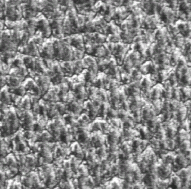
%> input picture Matlab/homework/20191127/pigskin.bmp, 191 x 189 px
$ octave imageGenerationtest1.m   (GNU Octave 9; MATLAB toolbox functions it lacks are replaced by stand-ins)
%> lines starting %> are read from the running program, lines starting %| are printed output that depends on the picture
%產生圖片
clear all;close all;

temp=imread('C:\Users\Tepao_Sung\Desktop\pigskin.bmp');
%> temp is the input picture: size 189x191x3 uint8; mean R, G, B 134.3, 134.3, 134.3
figure;imshow(temp);
temp1=rgb2gray(temp);
temp1=double(temp1);
%> temp1: size 189x191 double
% Expand Size 1x1 to  Size 4x4
temp2=[temp1, temp1;temp1, temp1];
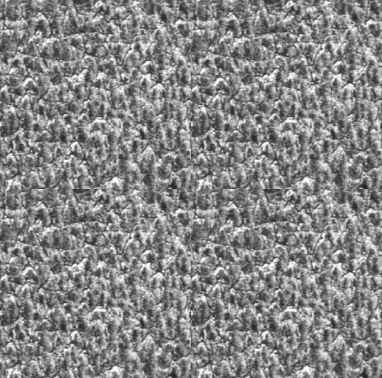
%> temp2: size 378x382 double; min 35, max 255, mean 134.3
temp3=[temp2, temp2;temp2, temp2];
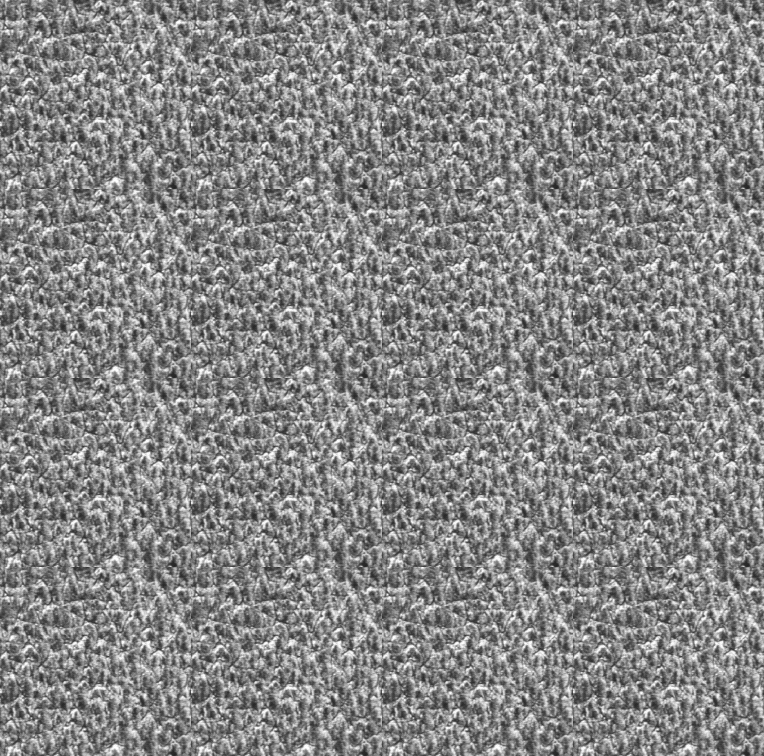
%> temp3: size 756x764 double; min 35, max 255, mean 134.3
[m, n]=size(temp3);
%> m = 756; n = 764
figure;imshow(temp3,[]);

% Image Generation Parameters
width=64;height=64;number=50;
for i=1:1:number
    C=floor(rand()*(m-width+1-1))+1;
    R=floor(rand()*(n-height+1-1))+1;
    image(:,:,i)=temp3(C:C+width-1,R:R+height-1);
end

figure;montage(image/max(max(temp1)), 'BorderSize', 2, 'BackgroundColor', 'b')
%> after `montage(image/max(max(temp1)), 'BorderSize', 2, 'BackgroundColor', 'b'`:
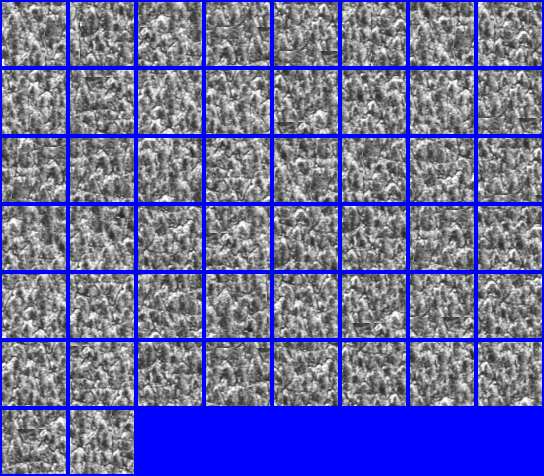
%> displayed picture: size 476x544x3, on the screen's scale of 0 to 255; mean R, G, B 106.2, 106.2, 159.5
save('PigSkinData.mat');

% Load variable images back
close all;clear all;
load('PigSkinData.mat', 'image')
load('PigSkinData.mat', 'temp1')
figure;montage(image/max(max(temp1)), 'BorderSize', 2, 'BackgroundColor', 'r')
%> after `montage(image/max(max(temp1)), 'BorderSize', 2, 'BackgroundColor', 'r'`:
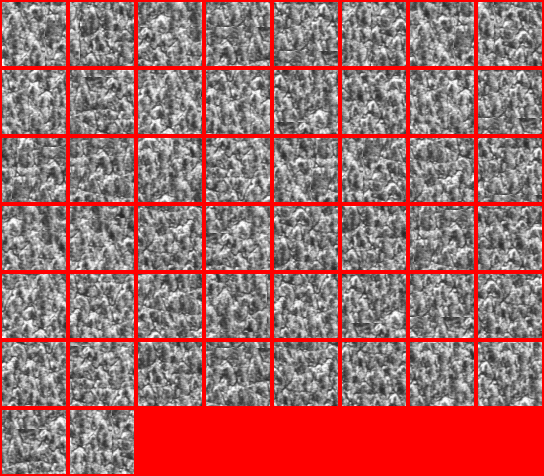
%> displayed picture: size 476x544x3, on the screen's scale of 0 to 255; mean R, G, B 159.5, 106.2, 106.2

$ run again, with Matlab/homework/20191127/jtest01.bmp copied over Matlab/homework/20191127/pigskin.bmp
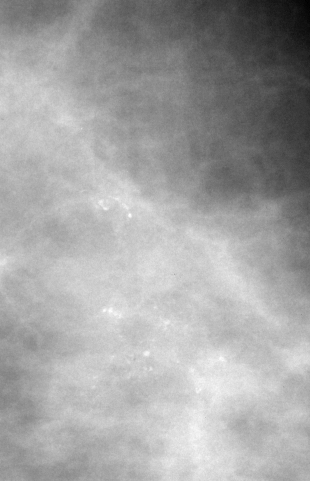
%> input picture Matlab/homework/20191127/jtest01.bmp, 310 x 481 px
%> temp is the input picture: size 481x310 uint8; min 0, max 255, mean 163.5
%> `temp3=[temp2, temp2;temp2, temp2];`:
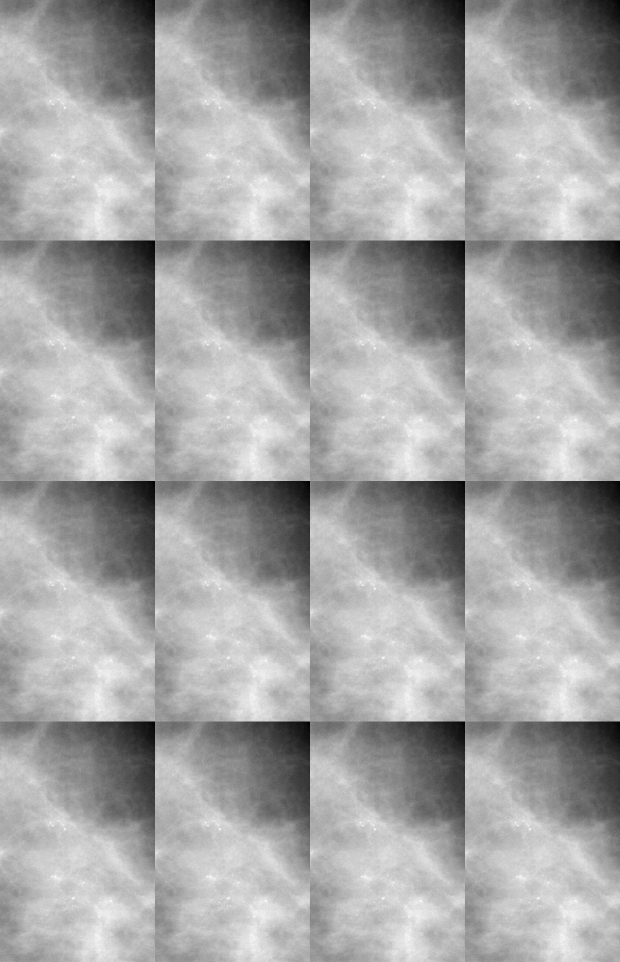
%> temp3: size 1924x1240 double (shown at 1/2 size); min 0, max 255, mean 163.5
%> `montage(image/max(max(temp1)), 'BorderSize', 2, 'BackgroundColor', 'r'`:
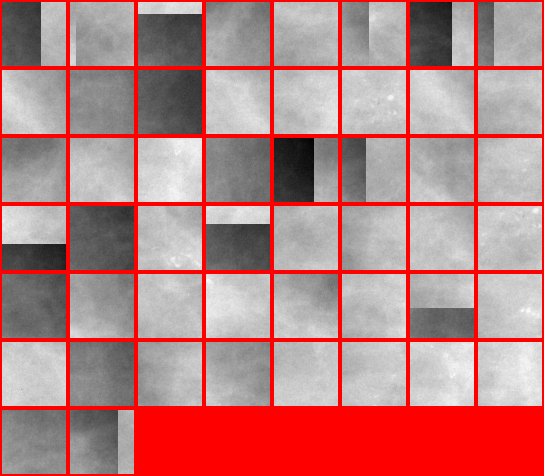
%> displayed picture: size 476x544x3, on the screen's scale of 0 to 255; mean R, G, B 183.4, 130.1, 130.1

$ run again, with Matlab/homework/20191127/wood.bmp copied over Matlab/homework/20191127/pigskin.bmp
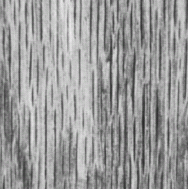
%> input picture Matlab/homework/20191127/wood.bmp, 188 x 189 px
%> temp is the input picture: size 189x188x3 uint8; mean R, G, B 154.9, 154.9, 154.9
%> `temp3=[temp2, temp2;temp2, temp2];`:
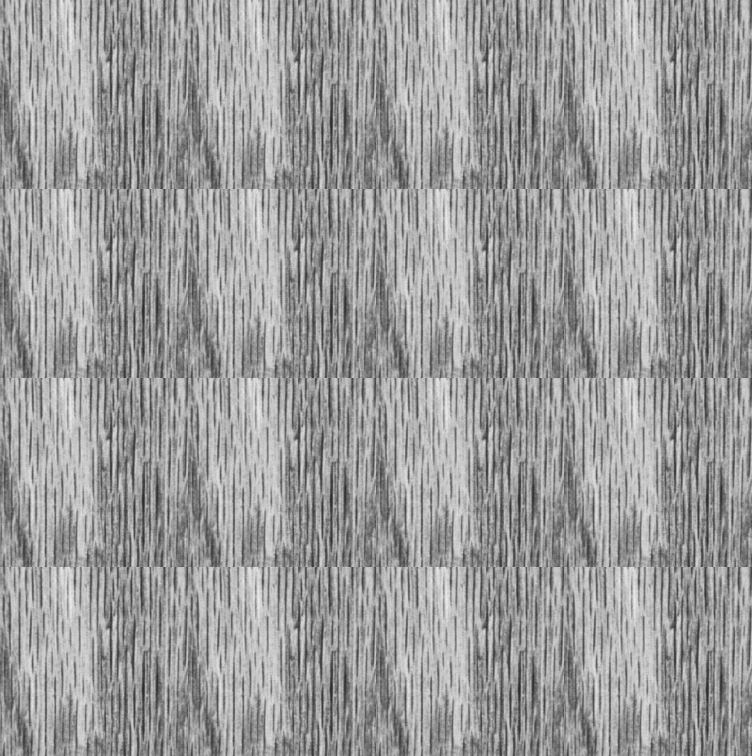
%> temp3: size 756x752 double; min 40, max 237, mean 155
%> `montage(image/max(max(temp1)), 'BorderSize', 2, 'BackgroundColor', 'r'`:
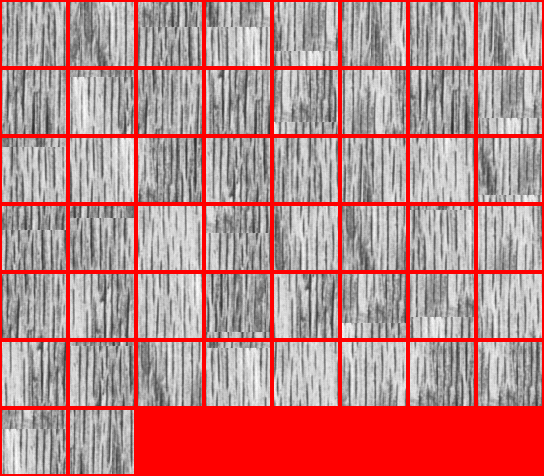
%> displayed picture: size 476x544x3, on the screen's scale of 0 to 255; mean R, G, B 187.3, 134, 134
